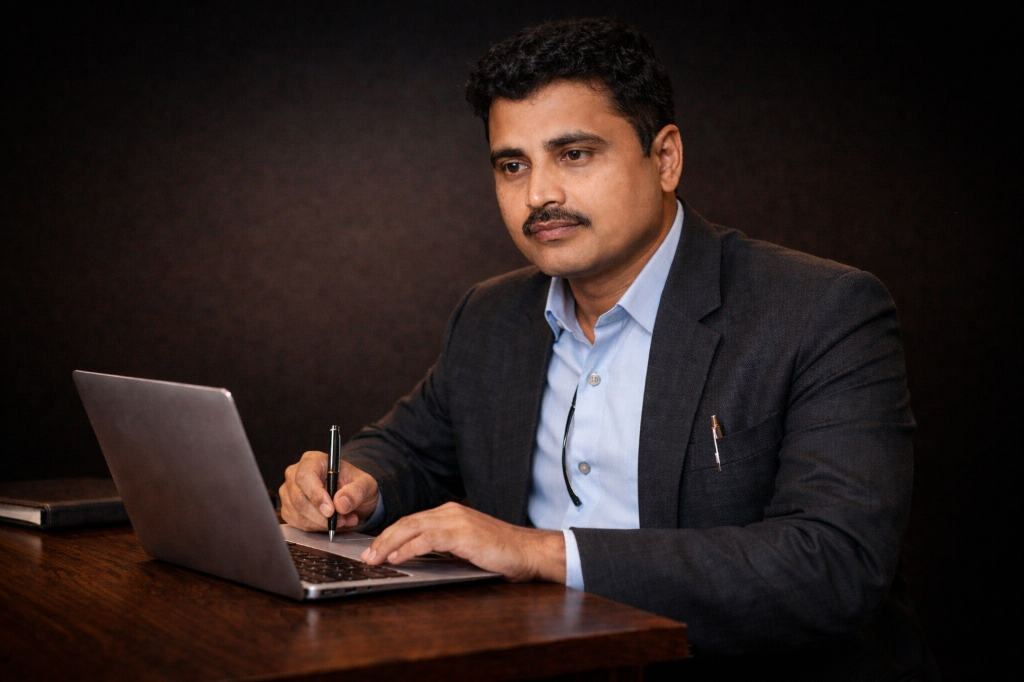
#> input picture src/assets/profile.jpg, 1024 x 682 px
$ python remove_bg.py src/assets/profile.jpg src/assets/contact_hero_indian.png
#> lines starting #> are read from the running program, lines starting #| are printed output that depends on the picture
from PIL import Image
import sys

def remove_background(input_path, output_path, tolerance=50):
#> called with input_path = 'src/assets/profile.jpg', output_path = 'src/assets/contact_hero_indian.png', tolerance = 50
    try:
        img = Image.open(input_path)
#> img is the input picture: PIL image 1024x682 RGB; mean R, G, B 44.1, 32.5, 30.6
        img = img.convert("RGBA")
#> img: PIL image 1024x682 RGBA
        datas = img.getdata()

        newData = []
        for item in datas:
            # Check if pixel is dark (black background)
            if item[0] < tolerance and item[1] < tolerance and item[2] < tolerance:
                newData.append((0, 0, 0, 0)) # Transparent
            else:
                newData.append(item)
#> this loop made 698368 passes
#> item on passes 1 to 3: (2, 2, 2, 255), (0, 0, 0, 255), (1, 1, 1, 255)
#> after the loop, newData = 698368 items

        img.putdata(newData)
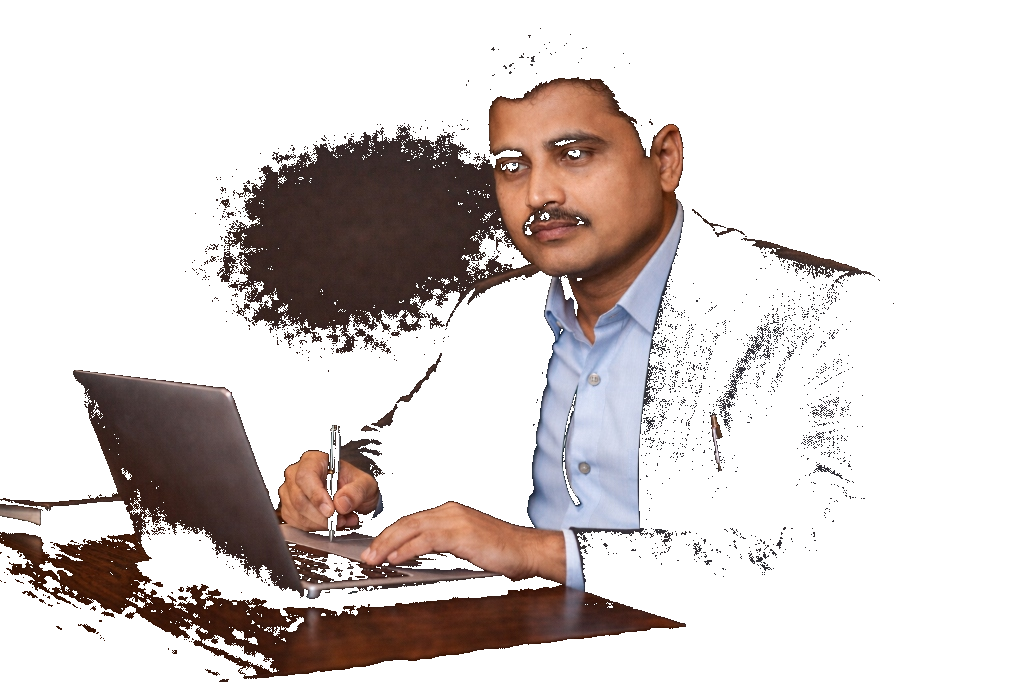
#> img: PIL image 1024x682 RGBA; mean R, G, B, A 29, 21.5, 19.7, 69.1; transparent parts drawn white
        img.save(output_path, "PNG")
        print("Success")
    except Exception as e:
        print(f"Error: {e}")

if __name__ == "__main__":
    # Args: input_path, output_path
    if len(sys.argv) > 2:
        remove_background(sys.argv[1], sys.argv[2])
    else:
        print("Usage: python remove_bg.py <input> <output>")

$ run again, on src/assets/contact_hero_indian_v2.png
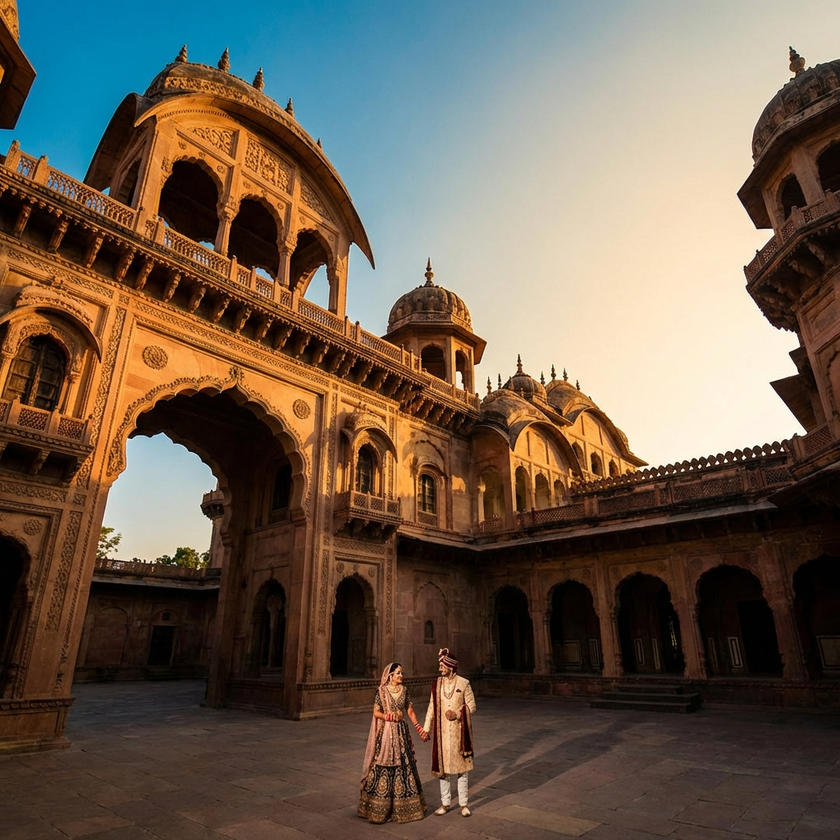
#> input picture src/assets/contact_hero_indian_v2.png, 840 x 840 px, shrunk from 1024 x 1024 before the run
#> in remove_background, img is the input picture: PIL image 840x840 RGB; mean R, G, B 107.2, 93, 78.3
#> the loop in remove_background, `for item in datas:` made 705600 passes
#> item on passes 1 to 3: (190, 119, 39, 255), (181, 109, 32, 255), (173, 100, 24, 255)
#> after the loop in remove_background, `for item in datas:`: newData = 705600 items
#> in remove_background, `img.putdata(newData)`:
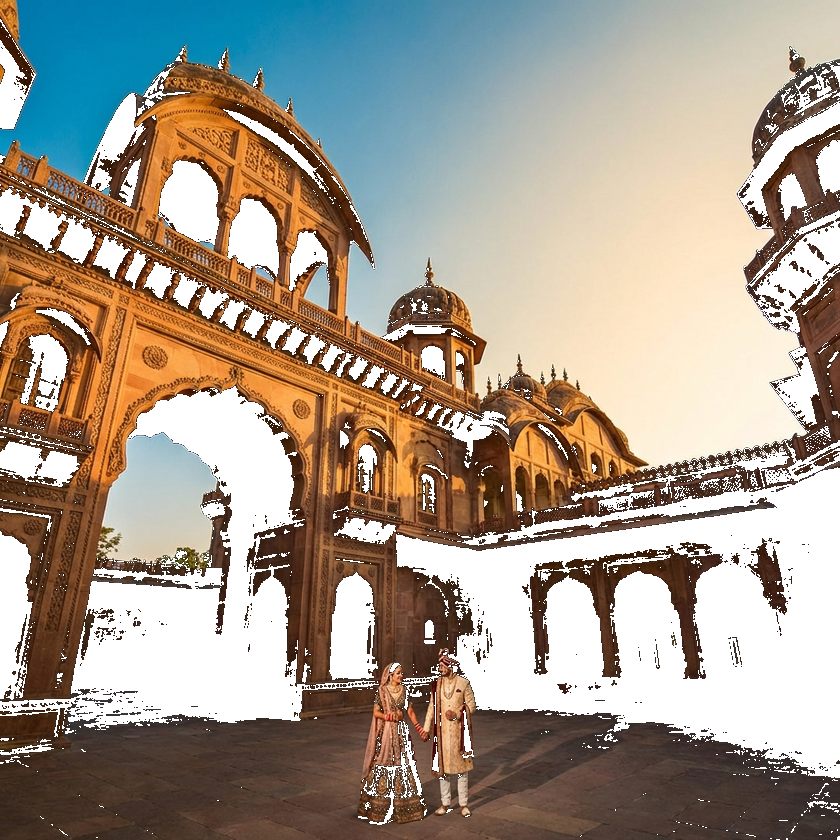
#> img: PIL image 840x840 RGBA; mean R, G, B, A 101, 89.7, 76.4, 190.6; transparent parts drawn white
